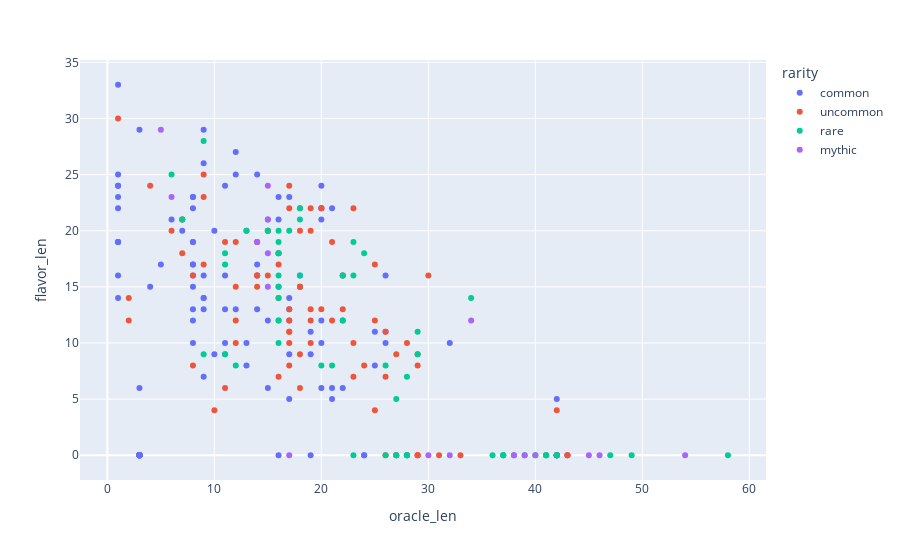

This figure's notebook cell:
### Markdown cell above
I also wanted to color the dots differently depending on which rarity they belong to. Also given that in this visualization, one dot is one card, let's also add the card names on hover too so that the viewer can see what card each dot corresponds to.

### Code cell
fig = px.scatter(viz_df[viz_df['layout']=='normal'],
                          x='oracle_len',y='flavor_len',color='rarity',
                          category_orders={"rarity": ["common", "uncommon", "rare","mythic"]},hover_data=['name'])
fig.show()

### Figure 1 — Plotly figure (JSON) as saved in the notebook; plotly's stock layout.template omitted (floating-point values rounded to 4 significant figures)
{"data": [{"customdata": [["Siren Lookout"], ["Duress"], ["Gilded Sentinel"], ["Swashbuckling"], ["Shaper Apprentice"], ["Stone Quarry"], ["Skittering Heartstopper"], ["Dual Shot"], ["Watertrap Weaver"], ["Dire Fleet Hoarder"], ["Shore Keeper"], ["New Horizons"], ["Mountain"], ["Forest"], ["Swamp"], ["Skymarch Bloodletter"], ["Crash the Ramparts"], ["Thrash of Raptors"], ["Mountain"], ["Headwater Sentries"], ["Pounce"], ["One With the Wind"], ["Raptor Companion"], ["Ravenous Daggertooth"], ["Queen's Agent"], ["Legion's Judgment"], ["Ancient Brontodon"], ["Forest"], ["Plains"], ["Cobbled Wings"], ["Blight Keeper"], ["Sun-Crowned Hunters"], ["March of the Drowned"], ["Island"], ["Spike-Tailed Ceratops"], ["Pterodon Knight"], ["Pirate's Prize"], ["Swamp"], ["Prosperous Pirates"], ["Unknown Shores"], ["Hijack"], ["Plains"], ["Fathom Fleet Firebrand"], ["Sure Strike"], ["Fire Shrine Keeper"], ["Mark of the Vampire"], ["Nest Robber"], ["Paladin of the Bloodstained"], ["Wind Strider"], ["Kinjalli's Caller"], ["Depths of Desire"], ["Headstrong Brute"], ["Blossom Dryad"], ["Opt"], ["Pious Interdiction"], ["Skyblade of the Legion"], ["Sailor of Means"], ["Ritual of Rejuvenation"], ["Spell Pierce"], ["Hierophant's Chalice"], ["Encampment Keeper"], ["Sunrise Seeker"], ["Woodland Stream"], ["Grazing Whiptail"], ["Colossal Dreadmaw"], ["Unfriendly Fire"], ["Deeproot Warrior"], ["Forest"], ["Rile"], ["Rummaging Goblin"], ["Vampire's Zeal"], ["Shipwreck Looter"], ["Shining Aerosaur"], ["Siren's Ruse"], ["Storm Sculptor"], ["Mountain"], ["Desperate Castaways"], ["Anointed Deacon"], ["Brazen Buccaneers"], ["Run Aground"], ["Island"], ["Crushing Canopy"], ["Frenzied Raptor"], ["Slash of Talons"], ["Storm Fleet Pyromancer"], ["Forest"], ["Jade Guardian"], ["Prying Blade"], ["Tishana's Wayfinder"], ["Territorial Hammerskull"], ["Firecannon Blast"], ["Ixalli's Diviner"], ["Tilonalli's Knight"], ["Dive Down"], ["Castaway's Despair"], ["Pirate's Cutlass"], ["Skulduggery"], ["Blinding Fog"], ["Jungle Delver"], ["Costly Plunder"], ["Spreading Rot"], ["Queen's Bay Soldier"], ["Island"], ["Cancel"], ["Looming Altisaur"], ["Contract Killing"], ["Deadeye Tormentor"], ["Demolish"], ["Bishop's Soldier"], ["Swamp"], ["Swamp"], ["Commune with Dinosaurs"], ["Mountain"], ["Huatli's Snubhorn"], ["Dire Fleet Interloper"], ["River Heralds' Boon"], ["Demystify"], ["Vanquish the Weak"], ["Ixalli's Keeper"], ["Fathom Fleet Cutthroat"], ["Plains"], ["Queen's Commission"], ["Plains"], ["Legion Conquistador"], ["Island"]], "hovertemplate": "rarity=common<br>oracle_len=%{x}<br>flavor_len=%{y}<br>name=%{customdata[0]}<extra></extra>", "legendgroup": "common", "marker": {"color": "#636efa", "symbol": "circle"}, "mode": "markers", "name": "common", "orientation": "v", "showlegend": true, "type": "scatter", "x": [42.0, 18.0, 1.0, 8.0, 11.0, 8.0, 9.0, 13.0, 20.0, 22.0, 8.0, 24.0, 3.0, 3.0, 3.0, 14.0, 11.0, 14.0, 3.0, 1.0, 20.0, 8.0, 1.0, 12.0, 42.0, 8.0, 1.0, 3.0, 3.0, 17.0, 15.0, 17.0, 24.0, 3.0, 9.0, 11.0, 21.0, 3.0, 21.0, 10.0, 20.0, 3.0, 9.0, 21.0, 17.0, 8.0, 1.0, 13.0, 13.0, 9.0, 25.0, 14.0, 4.0, 20.0, 14.0, 1.0, 22.0, 6.0, 9.0, 16.0, 15.0, 42.0, 8.0, 1.0, 15.0, 8.0, 12.0, 3.0, 19.0, 7.0, 20.0, 22.0, 1.0, 26.0, 17.0, 3.0, 9.0, 19.0, 42.0, 11.0, 3.0, 11.0, 1.0, 12.0, 19.0, 3.0, 26.0, 43.0, 42.0, 10.0, 20.0, 42.0, 17.0, 25.0, 16.0, 27.0, 18.0, 32.0, 8.0, 15.0, 8.0, 1.0, 3.0, 3.0, 1.0, 20.0, 16.0, 5.0, 14.0, 3.0, 3.0, 38.0, 3.0, 8.0, 42.0, 17.0, 3.0, 8.0, 16.0, 16.0, 3.0, 9.0, 3.0, 26.0, 3.0], "xaxis": "x", "y": [0.0, 15.0, 19.0, 23.0, 16.0, 12.0, 14.0, 10.0, 6.0, 16.0, 15.0, 0.0, 0.0, 0.0, 0.0, 19.0, 24.0, 25.0, 0.0, 22.0, 22.0, 23.0, 19.0, 13.0, 0.0, 19.0, 16.0, 0.0, 0.0, 5.0, 6.0, 9.0, 0.0, 0.0, 13.0, 9.0, 6.0, 0.0, 22.0, 20.0, 24.0, 0.0, 14.0, 5.0, 13.0, 19.0, 23.0, 20.0, 8.0, 29.0, 8.0, 16.0, 15.0, 12.0, 13.0, 14.0, 12.0, 21.0, 7.0, 21.0, 20.0, 0.0, 22.0, 24.0, 21.0, 17.0, 27.0, 0.0, 11.0, 20.0, 21.0, 6.0, 19.0, 10.0, 14.0, 0.0, 16.0, 9.0, 0.0, 13.0, 0.0, 10.0, 24.0, 25.0, 0.0, 0.0, 11.0, 0.0, 5.0, 9.0, 10.0, 0.0, 23.0, 11.0, 0.0, 0.0, 16.0, 10.0, 16.0, 12.0, 13.0, 33.0, 0.0, 6.0, 25.0, 22.0, 18.0, 17.0, 17.0, 0.0, 0.0, 0.0, 0.0, 10.0, 0.0, 12.0, 29.0, 17.0, 23.0, 15.0, 0.0, 26.0, 0.0, 16.0, 0.0], "yaxis": "y"}, {"customdata": [["Walk the Plank"], ["Grim Captain's Call"], ["Dark Nourishment"], ["Emissary of Sunrise"], ["Snapping Sailback"], ["Sentinel Totem"], ["Air Elemental"], ["Raging Swordtooth"], ["Sky Terror"], ["Steadfast Armasaur"], ["Ruthless Knave"], ["Adanto Vanguard"], ["Deeproot Waters"], ["Vicious Conquistador"], ["River Sneak"], ["Merfolk Branchwalker"], ["Inspiring Cleric"], ["Bright Reprisal"], ["Thundering Spineback"], ["Bishop of the Bloodstained"], ["Belligerent Brontodon"], ["Marauding Looter"], ["Atzocan Archer"], ["Slice in Twain"], ["Elaborate Firecannon"], ["Drover of the Mighty"], ["Wildgrowth Walker"], ["Kumena's Speaker"], ["Deadeye Quartermaster"], ["Ixalan's Binding"], ["Deadeye Plunderers"], ["Tempest Caller"], ["Makeshift Munitions"], ["Fiery Cannonade"], ["Wanted Scoundrels"], ["Siren Stormtamer"], ["Sleek Schooner"], ["Shapers of Nature"], ["Imperial Aerosaur"], ["Imperial Lancer"], ["Raptor Hatchling"], ["Dire Fleet Captain"], ["Deathless Ancient"], ["Storm Fleet Arsonist"], ["Emergent Growth"], ["Jace's Sentinel"], ["Chart a Course"], ["Verdant Rebirth"], ["Storm Fleet Aerialist"], ["Ranging Raptors"], ["Wily Goblin"], ["Huatli's Spurring"], ["Dinosaur Stampede"], ["Bonded Horncrest"], ["Glorifier of Dusk"], ["Lurking Chupacabra"], ["Favorable Winds"], ["Dusk Legion Dreadnought"], ["Sheltering Light"], ["Duskborne Skymarcher"], ["Otepec Huntmaster"], ["Bellowing Aegisaur"], ["Vineshaper Mystic"], ["Heartless Pillage"], ["Perilous Voyage"], ["Savage Stomp"], ["Rallying Roar"], ["Charging Monstrosaur"], ["Field of Ruin"], ["Seekers' Squire"], ["Navigator's Ruin"], ["Lightning-Rig Crew"], ["Rigging Runner"], ["Lightning Strike"], ["Lookout's Dispersal"], ["Kitesail Freebooter"], ["Call to the Feast"], ["Storm Fleet Spy"], ["Pillar of Origins"], ["Trove of Temptation"], ["Raiders' Wake"], ["Unclaimed Territory"]], "hovertemplate": "rarity=uncommon<br>oracle_len=%{x}<br>flavor_len=%{y}<br>name=%{customdata[0]}<extra></extra>", "legendgroup": "uncommon", "marker": {"color": "#EF553B", "symbol": "circle"}, "mode": "markers", "name": "uncommon", "orientation": "v", "showlegend": true, "type": "scatter", "x": [4.0, 19.0, 12.0, 43.0, 23.0, 28.0, 1.0, 12.0, 2.0, 18.0, 26.0, 29.0, 30.0, 9.0, 18.0, 42.0, 8.0, 6.0, 28.0, 14.0, 15.0, 25.0, 22.0, 7.0, 33.0, 17.0, 18.0, 14.0, 24.0, 29.0, 27.0, 10.0, 14.0, 9.0, 23.0, 17.0, 25.0, 20.0, 18.0, 12.0, 17.0, 16.0, 15.0, 19.0, 16.0, 16.0, 12.0, 19.0, 16.0, 26.0, 22.0, 23.0, 17.0, 7.0, 21.0, 17.0, 7.0, 25.0, 20.0, 11.0, 17.0, 18.0, 18.0, 29.0, 21.0, 41.0, 11.0, 2.0, 31.0, 42.0, 19.0, 17.0, 17.0, 8.0, 19.0, 26.0, 9.0, 14.0, 27.0, 43.0, 29.0, 29.0], "xaxis": "x", "y": [24.0, 13.0, 15.0, 0.0, 22.0, 0.0, 30.0, 19.0, 12.0, 15.0, 7.0, 0.0, 16.0, 17.0, 6.0, 0.0, 16.0, 20.0, 10.0, 19.0, 20.0, 4.0, 13.0, 21.0, 0.0, 11.0, 22.0, 16.0, 8.0, 9.0, 9.0, 4.0, 16.0, 25.0, 7.0, 8.0, 17.0, 22.0, 9.0, 12.0, 12.0, 17.0, 16.0, 10.0, 7.0, 18.0, 10.0, 20.0, 14.0, 11.0, 16.0, 10.0, 24.0, 18.0, 19.0, 22.0, 21.0, 12.0, 13.0, 6.0, 11.0, 20.0, 15.0, 0.0, 12.0, 0.0, 19.0, 14.0, 0.0, 4.0, 12.0, 10.0, 13.0, 8.0, 22.0, 0.0, 23.0, 15.0, 0.0, 0.0, 8.0, 0.0], "yaxis": "y"}, {"customdata": [["Priest of the Wakening Sun"], ["Old-Growth Dryads"], ["Sunpetal Grove"], ["Burning Sun's Avatar"], ["Entrancing Melody"], ["Herald of Secret Streams"], ["Sunbird's Invocation"], ["Sword-Point Diplomacy"], ["Fell Flagship"], ["Kinjalli's Sunwing"], ["Kopala, Warden of Waves"], ["Fathom Fleet Captain"], ["Rampaging Ferocidon"], ["Bishop of Rebirth"], ["Bloodcrazed Paladin"], ["Ruin Raider"], ["Ashes of the Abhorrent"], ["Dreamcaller Siren"], ["Daring Saboteur"], ["Captain Lannery Storm"], ["Vanquisher's Banner"], ["Spell Swindle"], ["Sun-Blessed Mount"], ["Sanctum Seeker"], ["Revel in Riches"], ["Ripjaw Raptor"], ["Waker of the Wilds"], ["Fleet Swallower"], ["Goring Ceratops"], ["Deadeye Tracker"], ["Sorcerous Spyglass"], ["Drowned Catacomb"], ["Dragonskull Summit"], ["Shapers' Sanctuary"], ["Settle the Wreckage"], ["Verdant Sun's Avatar"], ["Deathgorge Scavenger"], ["Tocatli Honor Guard"], ["Tilonalli's Skinshifter"], ["Shadowed Caravel"], ["Rootbound Crag"], ["Repeating Barrage"], ["Vraska's Contempt"], ["Arcane Adaptation"], ["Captivating Crew"], ["Glacial Fortress"], ["Regisaur Alpha"], ["Grasping Current"], ["Hostage Taker"], ["Deeproot Champion"], ["Angrath's Marauders"], ["Emperor's Vanguard"], ["Mavren Fein, Dusk Apostle"], ["Sanguine Sacrament"], ["River's Rebuke"]], "hovertemplate": "rarity=rare<br>oracle_len=%{x}<br>flavor_len=%{y}<br>name=%{customdata[0]}<extra></extra>", "legendgroup": "rare", "marker": {"color": "#00cc96", "symbol": "circle"}, "mode": "markers", "name": "rare", "orientation": "v", "showlegend": true, "type": "scatter", "x": [41.0, 23.0, 16.0, 22.0, 9.0, 11.0, 58.0, 29.0, 42.0, 6.0, 29.0, 26.0, 16.0, 22.0, 16.0, 37.0, 20.0, 23.0, 27.0, 36.0, 28.0, 27.0, 34.0, 16.0, 41.0, 11.0, 23.0, 12.0, 16.0, 49.0, 28.0, 16.0, 16.0, 21.0, 28.0, 17.0, 42.0, 7.0, 18.0, 37.0, 16.0, 26.0, 9.0, 39.0, 28.0, 16.0, 18.0, 37.0, 40.0, 13.0, 24.0, 47.0, 18.0, 15.0, 11.0], "xaxis": "x", "y": [0.0, 16.0, 15.0, 16.0, 9.0, 9.0, 0.0, 11.0, 0.0, 25.0, 9.0, 8.0, 12.0, 12.0, 19.0, 0.0, 8.0, 0.0, 5.0, 0.0, 0.0, 0.0, 14.0, 20.0, 0.0, 18.0, 19.0, 8.0, 12.0, 0.0, 0.0, 18.0, 14.0, 8.0, 0.0, 20.0, 0.0, 21.0, 16.0, 0.0, 10.0, 0.0, 28.0, 0.0, 7.0, 16.0, 22.0, 0.0, 0.0, 20.0, 18.0, 0.0, 21.0, 20.0, 17.0], "yaxis": "y"}, {"customdata": [["Star of Extinction"], ["Tishana, Voice of Thunder"], ["Boneyard Parley"], ["Axis of Mortality"], ["Carnage Tyrant"], ["Dire Fleet Ravager"], ["Huatli, Dinosaur Knight"], ["Gishath, Sun's Avatar"], ["Wakening Sun's Avatar"], ["Vraska, Relic Seeker"], ["Admiral Beckett Brass"], ["Huatli, Warrior Poet"], ["Jace, Cunning Castaway"], ["Rowdy Crew"], ["Vona, Butcher of Magan"], ["Jace, Ingenious Mind-Mage"], ["Overflowing Insight"]], "hovertemplate": "rarity=mythic<br>oracle_len=%{x}<br>flavor_len=%{y}<br>name=%{customdata[0]}<extra></extra>", "legendgroup": "mythic", "marker": {"color": "#ab63fa", "symbol": "circle"}, "mode": "markers", "name": "mythic", "orientation": "v", "showlegend": true, "type": "scatter", "x": [15.0, 30.0, 39.0, 15.0, 6.0, 15.0, 38.0, 46.0, 15.0, 40.0, 34.0, 45.0, 54.0, 32.0, 14.0, 17.0, 5.0], "xaxis": "x", "y": [21.0, 0.0, 0.0, 24.0, 23.0, 18.0, 0.0, 0.0, 15.0, 0.0, 12.0, 0.0, 0.0, 0.0, 19.0, 0.0, 29.0], "yaxis": "y"}], "layout": {"legend": {"title": {"text": "rarity"}, "tracegroupgap": 0}, "margin": {"t": 60}, "xaxis": {"anchor": "y", "domain": [0, 1], "title": {"text": "oracle_len"}}, "yaxis": {"anchor": "x", "domain": [0, 1], "title": {"text": "flavor_len"}}}}
